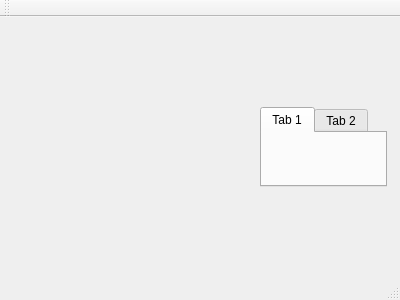
<?xml version="1.0" encoding="UTF-8"?>
<ui version="4.0">
 <class>MainWindow</class>
 <widget class="QMainWindow" name="MainWindow">
  <property name="geometry">
   <rect>
    <x>0</x>
    <y>0</y>
    <width>400</width>
    <height>300</height>
   </rect>
  </property>
  <property name="windowTitle">
   <string>MainWindow</string>
  </property>
  <widget class="QWidget" name="centralWidget">
   <widget class="QTabWidget" name="tabWidget">
    <property name="geometry">
     <rect>
      <x>260</x>
      <y>90</y>
      <width>127</width>
      <height>80</height>
     </rect>
    </property>
    <property name="layoutDirection">
     <enum>Qt::LeftToRight</enum>
    </property>
    <widget class="QWidget" name="tab">
     <attribute name="title">
      <string>Tab 1</string>
     </attribute>
    </widget>
    <widget class="QWidget" name="tab_2">
     <attribute name="title">
      <string>Tab 2</string>
     </attribute>
    </widget>
   </widget>
  </widget>
  <widget class="QMenuBar" name="menuBar">
   <property name="geometry">
    <rect>
     <x>0</x>
     <y>0</y>
     <width>400</width>
     <height>21</height>
    </rect>
   </property>
  </widget>
  <widget class="QToolBar" name="mainToolBar">
   <attribute name="toolBarArea">
    <enum>TopToolBarArea</enum>
   </attribute>
   <attribute name="toolBarBreak">
    <bool>false</bool>
   </attribute>
  </widget>
  <widget class="QStatusBar" name="statusBar"/>
 </widget>
 <layoutdefault spacing="6" margin="11"/>
 <resources/>
 <connections/>
</ui>
